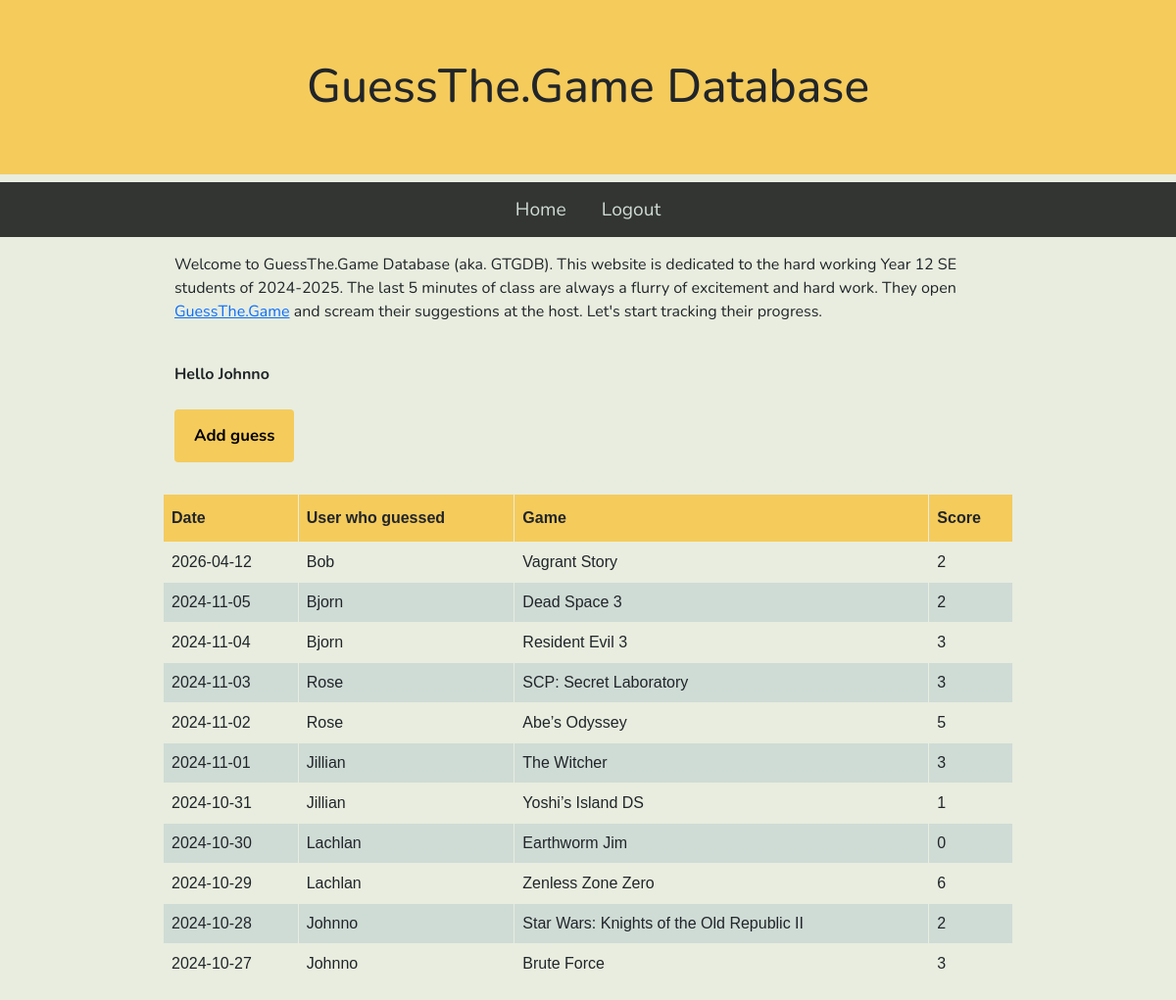
Page / (signed in) on the earlier database version.
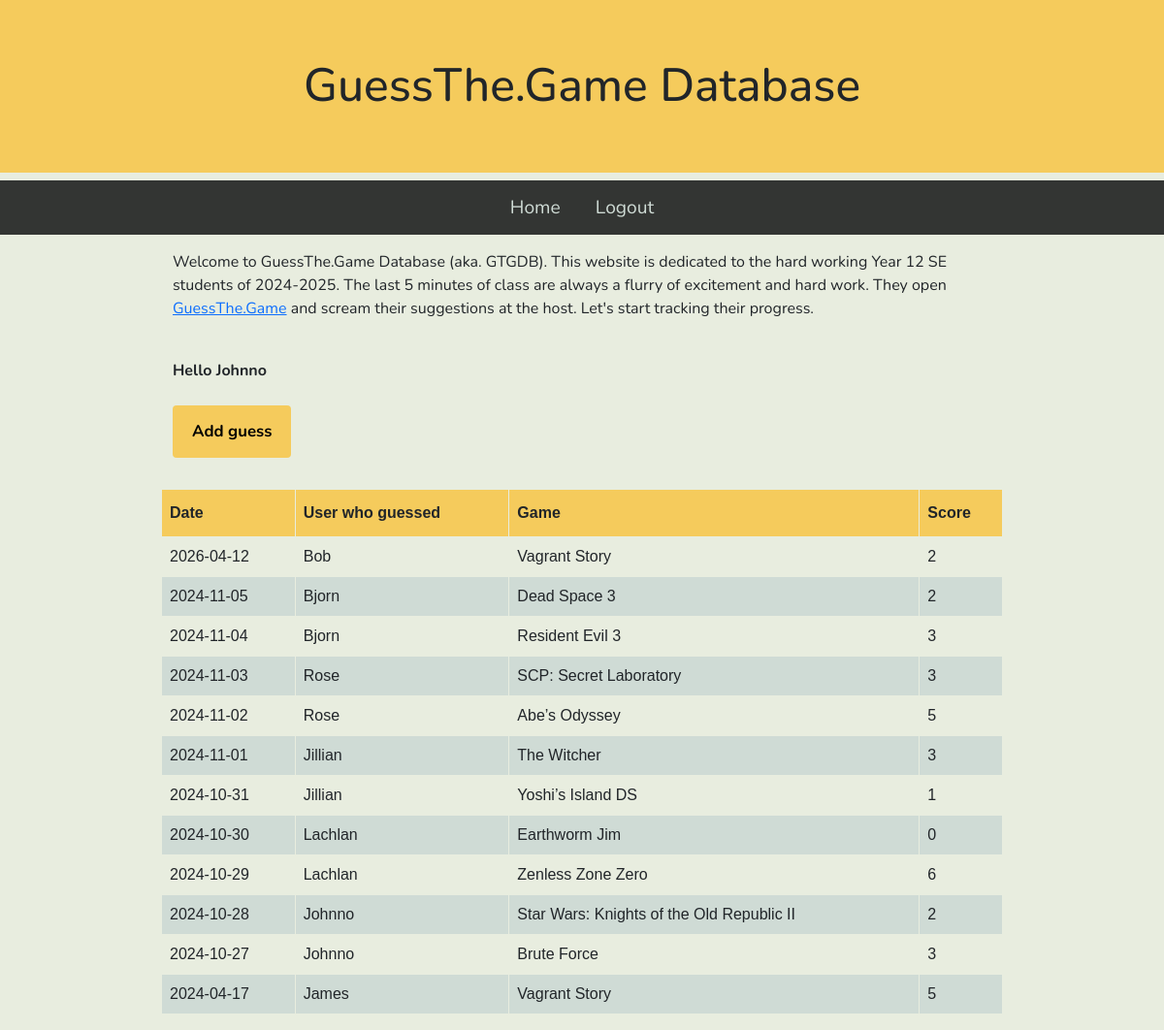
Same page on the later database version.
### tables this page shows
CREATE TABLE Guesses (id INTEGER PRIMARY KEY AUTOINCREMENT,
                      user_id INTEGER,
                      date TEXT NOT NULL,
                      score INTEGER,
                      game TEXT NOT NULL);

### main.py (the view)
@app.route("/")
def Home():
    username = 'there'
    guessData = ""
    if session.get('username'):
        username = session['username'].title()
        guessData = db.GetAllGuesses() # Note: the new line
    return render_template("index.html", guesses=guessData, name=username)

### db.py (called while the page is built)
def GetDB():
    db = sqlite3.connect(".database/gtg.db")
    db.row_factory = sqlite3.Row
    return db

def GetAllGuesses():
    db = GetDB()
    guesses = db.execute("""SELECT Guesses.date, Guesses.game, Guesses.score, UPPER(SUBSTR(Users.username, 1, 1)) || LOWER(SUBSTR(Users.username, 2)) AS username
                            FROM Guesses JOIN Users ON Guesses.user_id = Users.id
                            ORDER BY date DESC""").fetchall()
    db.close()
    return guesses

### templates/index.html
{% extends "base.html" %} {% block content %}
<div class="container">
  <p>
    Welcome to GuessThe.Game Database (aka. GTGDB). This website is dedicated to
    the hard working Year 12 SE students of 2024-2025. The last 5 minutes of
    class are always a flurry of excitement and hard work. They open
    <a href="https://guessthe.game/">GuessThe.Game</a> and scream their
    suggestions at the host. Let's start tracking their progress.
  </p>
  {% if session['username'] %}
  <br />
  <p class="bolded">Hello {{name}}</p>
  <a href="/add"><button>Add guess</button></a>
  {%else%}
  <br />
  <p class="bolded">Please log in to view table</p>
  {% endif %}
</div>
<br />
<table class="guess_table">
  <thead>
    <th>Date</th>
    <th>User who guessed</th>
    <th>Game</th>
    <th>Score</th>
  </thead>
  <tbody>
    {% for guess in guesses %}
    <tr>
      <td>{{ guess['date'] }}</td>
      <td>{{ guess['username'] }}</td>
      <td>{{ guess['game'] }}</td>
      <td>{{ guess['score'] }}</td>
    </tr>
    {% endfor %}
  </tbody>
</table>
{% endblock %}

### templates/base.html (shortened to what this page needs)
<!doctype html>
<html lang="en">
  <head>
    <link
      href="https://cdn.jsdelivr.net/npm/bootstrap@5.3.8/dist/css/bootstrap.min.css"
      rel="stylesheet"
    />
    <link rel="stylesheet" href="../static/css/style.css" />
  </head>
  <body>
    <h1 class="banner">GuessThe.Game Database</h1>
    <nav>
      <a href="/">Home</a>
      {% if not session['username'] %}
      <a href="/login">Login</a>
      <a href="/register">Register</a>
      {% else %}
      <a href="/logout">Logout</a>
      {% endif %}
    </nav>
    <main>{%block content %} {% endblock %}</main>
  </body>
</html>

### static/css/style.css (style rules this page uses)
* { padding: 0; margin: 0; box-sizing: border-box; }
.bolded { font-weight: bold; }
body { background: #e8eddf; font-family: "Nunito", sans-serif; font-size: 1rem; }
main { max-width: 900px; margin: auto; padding: 1rem; line-height: 1.5; }
.banner { padding: 60px; text-align: center; background: #f5cb5c; color: 242423; font-size: 3em; }
nav { overflow: hidden; background-color: #333533; text-align: center; }
nav a { display: inline-block; color: #cfdbd5; padding: 14px 16px; text-decoration: none; font-size: 1.2em; }
.guess_table { font-family: Arial, Helvetica, sans-serif; border-collapse: collapse; width: 100%; }
.guess_table td, .guess_table th { border: 1px solid #e8eddf; padding: 8px; }
.guess_table tr:nth-child(even) { background-color: #cfdbd5; }
.guess_table th { padding-top: 12px; padding-bottom: 12px; text-align: left; background-color: #f5cb5c; color: cfdbd5; }
button { background-color: #f5cb5c; color: 333533; padding: 14px 20px; margin: 8px 0; border: none; border-radius: 4px; cursor: pointer; font-size: 1.05em; font-weight: bold; }

Differences in the rows shown:
added Guesses: date "2024-04-17", username "James", game "Vagrant Story", score "5"
